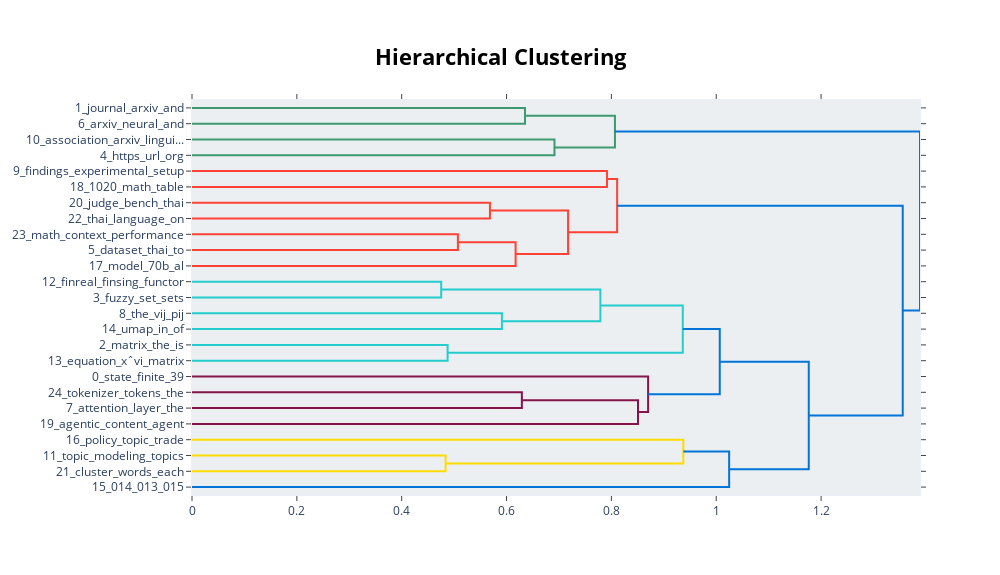

Notebook source saved alongside this figure:
### Code cell
topic_model.visualize_hierarchy()

### Figure 1 — Plotly figure (JSON) as saved in the notebook; plotly's stock layout.template omitted (floating-point values rounded to 4 significant figures)
{"data": [{"hoverinfo": "text", "marker": {"color": "rgb(61,153,112)"}, "mode": "lines", "type": "scatter", "x": [0.0, 0.6352, 0.6352, 0.0], "xaxis": "x", "y": [-5.0, -5.0, -15.0, -15.0], "yaxis": "y"}, {"hoverinfo": "text", "marker": {"color": "rgb(61,153,112)"}, "mode": "lines", "type": "scatter", "x": [0.0, 0.6914, 0.6914, 0.0], "xaxis": "x", "y": [-25.0, -25.0, -35.0, -35.0], "yaxis": "y"}, {"hoverinfo": "text", "marker": {"color": "rgb(61,153,112)"}, "mode": "lines", "type": "scatter", "x": [0.6352, 0.8068, 0.8068, 0.6914], "xaxis": "x", "y": [-10.0, -10.0, -30.0, -30.0], "yaxis": "y"}, {"hoverinfo": "text", "marker": {"color": "rgb(255,65,54)"}, "mode": "lines", "type": "scatter", "x": [0.0, 0.7916, 0.7916, 0.0], "xaxis": "x", "y": [-45.0, -45.0, -55.0, -55.0], "yaxis": "y"}, {"hoverinfo": "text", "marker": {"color": "rgb(255,65,54)"}, "mode": "lines", "type": "scatter", "x": [0.0, 0.5683, 0.5683, 0.0], "xaxis": "x", "y": [-65.0, -65.0, -75.0, -75.0], "yaxis": "y"}, {"hoverinfo": "text", "marker": {"color": "rgb(255,65,54)"}, "mode": "lines", "type": "scatter", "x": [0.0, 0.5072, 0.5072, 0.0], "xaxis": "x", "y": [-85.0, -85.0, -95.0, -95.0], "yaxis": "y"}, {"hoverinfo": "text", "marker": {"color": "rgb(255,65,54)"}, "mode": "lines", "type": "scatter", "x": [0.5072, 0.6173, 0.6173, 0.0], "xaxis": "x", "y": [-90.0, -90.0, -105.0, -105.0], "yaxis": "y"}, {"hoverinfo": "text", "marker": {"color": "rgb(255,65,54)"}, "mode": "lines", "type": "scatter", "x": [0.5683, 0.7174, 0.7174, 0.6173], "xaxis": "x", "y": [-70.0, -70.0, -97.5, -97.5], "yaxis": "y"}, {"hoverinfo": "text", "marker": {"color": "rgb(255,65,54)"}, "mode": "lines", "type": "scatter", "x": [0.7916, 0.811, 0.811, 0.7174], "xaxis": "x", "y": [-50.0, -50.0, -83.75, -83.75], "yaxis": "y"}, {"hoverinfo": "text", "marker": {"color": "rgb(35,205,205)"}, "mode": "lines", "type": "scatter", "x": [0.0, 0.4754, 0.4754, 0.0], "xaxis": "x", "y": [-115.0, -115.0, -125.0, -125.0], "yaxis": "y"}, {"hoverinfo": "text", "marker": {"color": "rgb(35,205,205)"}, "mode": "lines", "type": "scatter", "x": [0.0, 0.5912, 0.5912, 0.0], "xaxis": "x", "y": [-135.0, -135.0, -145.0, -145.0], "yaxis": "y"}, {"hoverinfo": "text", "marker": {"color": "rgb(35,205,205)"}, "mode": "lines", "type": "scatter", "x": [0.4754, 0.779, 0.779, 0.5912], "xaxis": "x", "y": [-120.0, -120.0, -140.0, -140.0], "yaxis": "y"}, {"hoverinfo": "text", "marker": {"color": "rgb(35,205,205)"}, "mode": "lines", "type": "scatter", "x": [0.0, 0.4876, 0.4876, 0.0], "xaxis": "x", "y": [-155.0, -155.0, -165.0, -165.0], "yaxis": "y"}, {"hoverinfo": "text", "marker": {"color": "rgb(35,205,205)"}, "mode": "lines", "type": "scatter", "x": [0.779, 0.9362, 0.9362, 0.4876], "xaxis": "x", "y": [-130.0, -130.0, -160.0, -160.0], "yaxis": "y"}, {"hoverinfo": "text", "marker": {"color": "rgb(133,20,75)"}, "mode": "lines", "type": "scatter", "x": [0.0, 0.6292, 0.6292, 0.0], "xaxis": "x", "y": [-185.0, -185.0, -195.0, -195.0], "yaxis": "y"}, {"hoverinfo": "text", "marker": {"color": "rgb(133,20,75)"}, "mode": "lines", "type": "scatter", "x": [0.6292, 0.8508, 0.8508, 0.0], "xaxis": "x", "y": [-190.0, -190.0, -205.0, -205.0], "yaxis": "y"}, {"hoverinfo": "text", "marker": {"color": "rgb(133,20,75)"}, "mode": "lines", "type": "scatter", "x": [0.0, 0.87, 0.87, 0.8508], "xaxis": "x", "y": [-175.0, -175.0, -197.5, -197.5], "yaxis": "y"}, {"hoverinfo": "text", "marker": {"color": "rgb(0,116,217)"}, "mode": "lines", "type": "scatter", "x": [0.9362, 1.007, 1.007, 0.87], "xaxis": "x", "y": [-145.0, -145.0, -186.2, -186.2], "yaxis": "y"}, {"hoverinfo": "text", "marker": {"color": "rgb(255,220,0)"}, "mode": "lines", "type": "scatter", "x": [0.0, 0.4837, 0.4837, 0.0], "xaxis": "x", "y": [-225.0, -225.0, -235.0, -235.0], "yaxis": "y"}, {"hoverinfo": "text", "marker": {"color": "rgb(255,220,0)"}, "mode": "lines", "type": "scatter", "x": [0.0, 0.9372, 0.9372, 0.4837], "xaxis": "x", "y": [-215.0, -215.0, -230.0, -230.0], "yaxis": "y"}, {"hoverinfo": "text", "marker": {"color": "rgb(0,116,217)"}, "mode": "lines", "type": "scatter", "x": [0.9372, 1.025, 1.025, 0.0], "xaxis": "x", "y": [-222.5, -222.5, -245.0, -245.0], "yaxis": "y"}, {"hoverinfo": "text", "marker": {"color": "rgb(0,116,217)"}, "mode": "lines", "type": "scatter", "x": [1.007, 1.176, 1.176, 1.025], "xaxis": "x", "y": [-165.6, -165.6, -233.8, -233.8], "yaxis": "y"}, {"hoverinfo": "text", "marker": {"color": "rgb(0,116,217)"}, "mode": "lines", "type": "scatter", "x": [0.811, 1.356, 1.356, 1.176], "xaxis": "x", "y": [-66.88, -66.88, -199.7, -199.7], "yaxis": "y"}, {"hoverinfo": "text", "marker": {"color": "rgb(0,116,217)"}, "mode": "lines", "type": "scatter", "x": [0.8068, 1.389, 1.389, 1.356], "xaxis": "x", "y": [-20.0, -20.0, -133.3, -133.3], "yaxis": "y"}], "layout": {"autosize": false, "height": 575, "hoverlabel": {"bgcolor": "white", "font": {"family": "Rockwell", "size": 16}}, "hovermode": "closest", "plot_bgcolor": "#ECEFF1", "showlegend": false, "title": {"font": {"color": "Black", "size": 22}, "text": "<b>Hierarchical Clustering</b>", "x": 0.5, "xanchor": "center", "yanchor": "top"}, "width": 1000, "xaxis": {"mirror": "allticks", "rangemode": "tozero", "showgrid": false, "showline": true, "showticklabels": true, "ticks": "outside", "type": "linear", "zeroline": false}, "yaxis": {"mirror": "allticks", "range": [-250, 0], "rangemode": "tozero", "showgrid": false, "showline": true, "showticklabels": true, "tickmode": "array", "ticks": "outside", "ticktext": ["1_journal_arxiv_and", "6_arxiv_neural_and", "10_association_arxiv_lingui...", "4_https_url_org", "9_findings_experimental_setup", "18_1020_math_table", "20_judge_bench_thai", "22_thai_language_on", "23_math_context_performance", "5_dataset_thai_to", "17_model_70b_al", "12_finreal_finsing_functor", "3_fuzzy_set_sets", "8_the_vij_pij", "14_umap_in_of", "2_matrix_the_is", "13_equation_xˆvi_matrix", "0_state_finite_39", "24_tokenizer_tokens_the", "7_attention_layer_the", "19_agentic_content_agent", "16_policy_topic_trade", "11_topic_modeling_topics", "21_cluster_words_each", "15_014_013_015"], "tickvals": [-5, -15, -25, -35, -45, -55, -65, -75, -85, -95, -105, -115, -125, -135, -145, -155, -165, -175, -185, -195, -205, -215, -225, -235, -245], "type": "linear", "zeroline": false}}}
